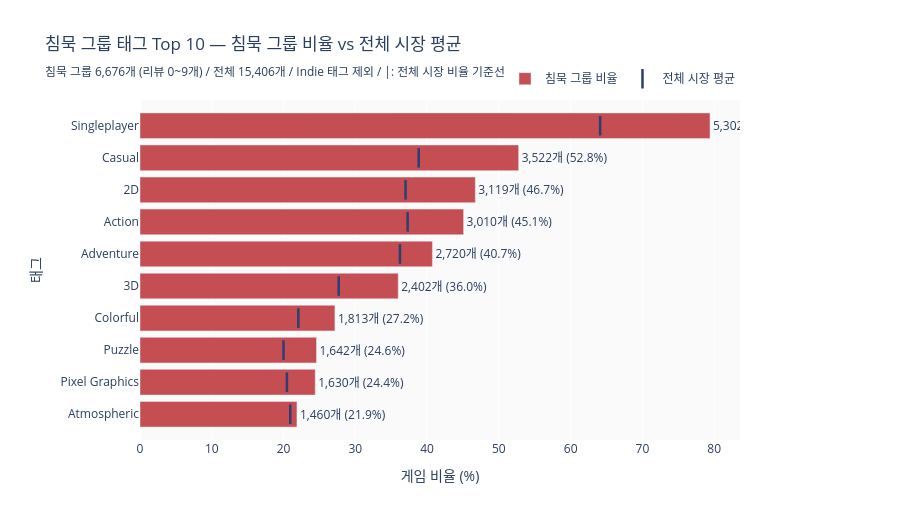

Source (notebook cell):
### Markdown cell above
## 6. 침묵 그룹 태그 Top 10

**분석 목적:** 무반응 그룹(리뷰 0~9개)에서 가장 많이 사용된 태그 상위 10개를 추출하여, 시장에서 묻히는 게임들이 공통적으로 달고 있는 '차별화되지 않은' 태그 패턴을 확인한다.

**사용 데이터:** `steam_indie_games_silence.csv` — 침묵 그룹 단독 (리뷰 0~9개, 6,676개)

**분석 방법:** 침묵 그룹 내 태그별 게임 수 집계 → Top 10 수평 바 차트

### Code cell
# 침묵 그룹 단독 태그 집계 + 전체 시장 비율 기준선
total_all     = df['appid'].nunique()
total_silence = df[df['group'] == '침묵 (<10개)']['appid'].nunique()

# 전체 태그별 게임 수 (기준선용)
all_rows = []
for _, row in df.iterrows():
    for tag in row['tag_dict']:
        tag = tag.strip()
        if tag in EXCLUDE_TAGS:
            continue
        all_rows.append({'appid': row['appid'], 'tag': tag})
df_all_tag = pd.DataFrame(all_rows)
all_tag_counts = (
    df_all_tag.groupby('tag')['appid'].nunique().rename('game_count')
)

# 침묵 그룹 태그별 게임 수
silence_rows = []
for _, row in df[df['group'] == '침묵 (<10개)'].iterrows():
    for tag in row['tag_dict']:
        tag = tag.strip()
        if tag in EXCLUDE_TAGS:
            continue
        silence_rows.append({'appid': row['appid'], 'tag': tag})
df_silence_tag_long = pd.DataFrame(silence_rows)
silence_tag_counts = (
    df_silence_tag_long.groupby('tag')['appid'].nunique().rename('game_count')
)

# Top 10 추출 및 비율 계산
top10_tags = silence_tag_counts.sort_values(ascending=False).head(TOP_N).index.tolist()

plot_df = pd.DataFrame({
    'tag':           top10_tags,
    'silence_rate':  (silence_tag_counts[top10_tags] / total_silence * 100).values,
    'overall_rate':  (all_tag_counts[top10_tags]     / total_all     * 100).values,
    'silence_count': silence_tag_counts[top10_tags].values,
}).sort_values('silence_rate')

fig = go.Figure()

# 침묵 그룹 비율 바
fig.add_trace(go.Bar(
    x=plot_df['silence_rate'],
    y=plot_df['tag'],
    orientation='h',
    name='침묵 그룹 비율',
    marker_color='#C44E52',
    text=plot_df.apply(
        lambda r: f"{r['silence_count']:,.0f}개 ({r['silence_rate']:.1f}%)", axis=1
    ),
    textposition='outside',
    hovertemplate='<b>%{y}</b><br>침묵 그룹: %{x:.1f}%<extra></extra>',
))

# 전체 시장 비율 기준선 (마커)
fig.add_trace(go.Scatter(
    x=plot_df['overall_rate'],
    y=plot_df['tag'],
    mode='markers',
    name='전체 시장 평균',
    marker=dict(symbol='line-ns', size=14, color='#2D3E71', line=dict(width=2.5, color='#2D3E71')),
    hovertemplate='<b>%{y}</b><br>전체 시장: %{x:.1f}%<extra></extra>',
))

fig.update_layout(
    title=(
        f'침묵 그룹 태그 Top {TOP_N} — 침묵 그룹 비율 vs 전체 시장 평균<br>'
        f'<sub>침묵 그룹 {total_silence:,}개 (리뷰 0~9개) / 전체 {total_all:,}개 / Indie 태그 제외 / '
        f'|: 전체 시장 비율 기준선</sub>'
    ),
    xaxis_title='게임 비율 (%)',
    yaxis_title='태그',
    height=520,
    margin=dict(l=140, r=160),
    plot_bgcolor='#FAFAFA',
    legend=dict(orientation='h', yanchor='bottom', y=1.02, xanchor='right', x=1),
    barmode='overlay',
)
fig.show()

print(f'침묵 그룹 게임 수: {total_silence:,}개 / 전체: {total_all:,}개')
display(
    plot_df.sort_values('silence_rate', ascending=False)
    .assign(**{'시장 대비 차이(%p)': lambda d: (d['silence_rate'] - d['overall_rate']).round(1)})
    .rename(columns={
        'tag': '태그',
        'silence_count': '침묵 게임 수',
        'silence_rate': '침묵 그룹 비율(%)',
        'overall_rate': '전체 시장 비율(%)',
    })
    [['태그', '침묵 게임 수', '침묵 그룹 비율(%)', '전체 시장 비율(%)', '시장 대비 차이(%p)']]
    .set_index('태그')
    .style.format({'침묵 그룹 비율(%)': '{:.1f}', '전체 시장 비율(%)': '{:.1f}', '시장 대비 차이(%p)': '{:+.1f}'})
)

### Figure 1 — Plotly figure (JSON) as saved in the notebook; plotly's stock layout.template omitted (floating-point values rounded to 4 significant figures)
{"data": [{"hovertemplate": "<b>%{y}</b><br>침묵 그룹: %{x:.1f}%<extra></extra>", "marker": {"color": "#C44E52"}, "name": "침묵 그룹 비율", "orientation": "h", "text": ["1,460개 (21.9%)", "1,630개 (24.4%)", "1,642개 (24.6%)", "1,813개 (27.2%)", "2,402개 (36.0%)", "2,720개 (40.7%)", "3,010개 (45.1%)", "3,119개 (46.7%)", "3,522개 (52.8%)", "5,302개 (79.4%)"], "textposition": "outside", "type": "bar", "x": [21.87, 24.42, 24.6, 27.16, 35.98, 40.74, 45.09, 46.72, 52.76, 79.42], "y": ["Atmospheric", "Pixel Graphics", "Puzzle", "Colorful", "3D", "Adventure", "Action", "2D", "Casual", "Singleplayer"]}, {"hovertemplate": "<b>%{y}</b><br>전체 시장: %{x:.1f}%<extra></extra>", "marker": {"color": "#2D3E71", "line": {"color": "#2D3E71", "width": 2.5}, "size": 14, "symbol": "line-ns"}, "mode": "markers", "name": "전체 시장 평균", "type": "scatter", "x": [20.93, 20.47, 19.99, 22.06, 27.68, 36.22, 37.29, 37.0, 38.83, 64.11], "y": ["Atmospheric", "Pixel Graphics", "Puzzle", "Colorful", "3D", "Adventure", "Action", "2D", "Casual", "Singleplayer"]}], "layout": {"barmode": "overlay", "height": 520, "legend": {"orientation": "h", "x": 1, "xanchor": "right", "y": 1.02, "yanchor": "bottom"}, "margin": {"l": 140, "r": 160}, "plot_bgcolor": "#FAFAFA", "title": {"text": "침묵 그룹 태그 Top 10 — 침묵 그룹 비율 vs 전체 시장 평균<br><sub>침묵 그룹 6,676개 (리뷰 0~9개) / 전체 15,406개 / Indie 태그 제외 / |: 전체 시장 비율 기준선</sub>"}, "xaxis": {"title": {"text": "게임 비율 (%)"}}, "yaxis": {"title": {"text": "태그"}}}}
